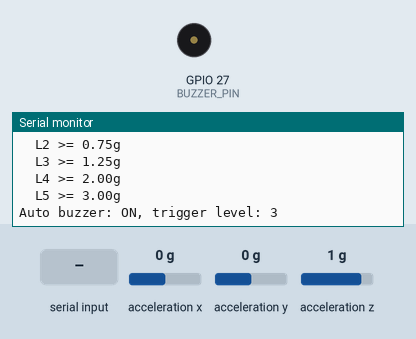
Simulated run of this sketch. Board: ESP32. Shown: buzzer (waves = sounding, pin HIGH), the last lines printed to the serial monitor. Wiring (inferred from the names in the program): ADXL345 accelerometer at I2C address 0x53. The test bench sets the inputs (shaded band); at power-on: acceleration x 0 g, acceleration y 0 g, acceleration z 1 g.

Above: at 2.6 s.
2.7 s: acceleration x set to -1.4 g
At 3.8 s:
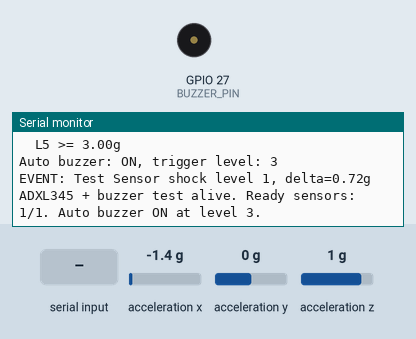
At 5.4 s:
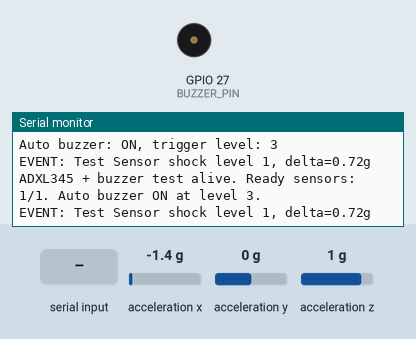
5.7 s: "r\n" received over Serial
7.2 s: "90,45\n" received over Serial
8.7 s: "30,150\n" received over Serial
Timing chart, 0 to 11.2 s (numbered marks = the images above; inputs shaded):
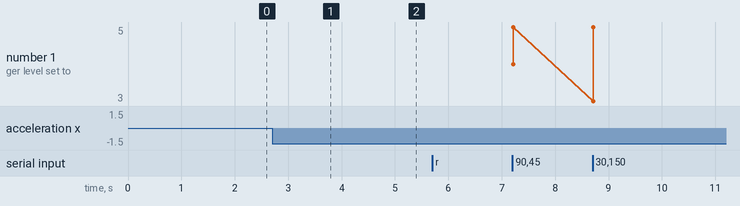

The sketch:

luxlock_adxl345_buzzer_test.ino
```cpp
#include <Wire.h>
#include <math.h>

// ---------------------------------------------------------------------------
// LuxLock single ADXL345 + active buzzer test
// ---------------------------------------------------------------------------
//
// Upload this to an ESP32 when you want to test:
//   1) one ADXL345 vibration sensor
//   2) one active buzzer
//   3) one 2N2222 transistor driver for the buzzer
//
// This sketch does not use Wi-Fi, Firebase, fingerprint, or actuators.
//
// Serial Monitor:
//   Baud: 115200
//   Line ending: New Line
//
// Commands:
//   h = show help
//   i = sensor info
//   s = scan I2C bus
//   d = detect sensor again
//   r = read sensor once
//   l = toggle live readings
//   c = recalibrate baseline
//   b = beep buzzer once
//   a = toggle auto buzzer on vibration events
//   0 = buzzer off
//   1 = buzzer on
//   2 = set auto buzzer trigger to level 2
//   3 = set auto buzzer trigger to level 3
//   4 = set auto buzzer trigger to level 4
//   5 = set auto buzzer trigger to level 5
//
// ADXL345 wiring:
//   VCC -> ESP32 3.3V
//   GND -> ESP32 GND
//   SDA -> ESP32 GPIO21
//   SCL -> ESP32 GPIO22
//   SDO/ALT -> GND for address 0x53, or 3.3V for address 0x1D
//   CS -> optional if your module already works in I2C mode without it;
//         otherwise connect CS to 3.3V.
//
// Active buzzer + 2N2222 wiring:
//   ESP32 GPIO27 -> 1k resistor -> 2N2222 base
//   2N2222 emitter -> GND
//   2N2222 collector -> buzzer negative
//   Active buzzer positive -> 5V
//   Active buzzer negative -> 2N2222 collector
//   Buzzer GND / transistor GND must share ESP32 GND
//
// GPIO27 HIGH turns the transistor on and powers the buzzer.

static const uint32_t SERIAL_BAUD = 115200;

static const int SDA_PIN = 21;
static const int SCL_PIN = 22;
static const int BUZZER_PIN = 27;
static const bool BUZZER_ACTIVE_HIGH = true;

static const uint32_t LIVE_PRINT_MS = 500;
static const uint32_t ALIVE_PRINT_MS = 3000;
static const uint32_t SENSOR_BASELINE_SAMPLES = 80;
static const uint32_t EVENT_COOLDOWN_MS = 1500;
static const uint32_t BUZZER_BEEP_MS = 500;

// Same thresholds used in the LuxLock tamper tests.
static const float LEVEL_1_G = 0.35f;
static const float LEVEL_2_G = 0.75f;
static const float LEVEL_3_G = 1.25f;
static const float LEVEL_4_G = 2.00f;
static const float LEVEL_5_G = 3.00f;

static const uint8_t ADXL345_DEVID = 0x00;
static const uint8_t ADXL345_BW_RATE = 0x2C;
static const uint8_t ADXL345_POWER_CTL = 0x2D;
static const uint8_t ADXL345_DATA_FORMAT = 0x31;
static const uint8_t ADXL345_DATAX0 = 0x32;
static const uint8_t ADXL345_EXPECTED_DEVID = 0xE5;
static const float ADXL345_FULL_RES_G_PER_LSB = 0.0039f;

struct SensorConfig {
  const char *name;
  uint8_t address;
  bool ready;
  float baselineG;
  uint8_t lastEventLevel;
  uint32_t lastEventAt;
};

SensorConfig sensor = {"Test Sensor", 0x53, false, 1.0f, 0, 0};

bool liveReadingsEnabled = false;
bool autoBuzzerEnabled = true;
uint8_t buzzerTriggerLevel = 3;
uint32_t lastLivePrintAt = 0;
uint32_t lastAlivePrintAt = 0;
uint32_t buzzerOffAt = 0;

void setBuzzer(bool on) {
  digitalWrite(
      BUZZER_PIN,
      on == BUZZER_ACTIVE_HIGH ? HIGH : LOW);
}

void beepBuzzer(uint32_t durationMs = BUZZER_BEEP_MS) {
  setBuzzer(true);
  buzzerOffAt = millis() + durationMs;
}

bool writeRegister(uint8_t address, uint8_t reg, uint8_t value) {
  Wire.beginTransmission(address);
  Wire.write(reg);
  Wire.write(value);
  return Wire.endTransmission() == 0;
}

bool readRegisters(
    uint8_t address,
    uint8_t startRegister,
    uint8_t *buffer,
    size_t length) {
  Wire.beginTransmission(address);
  Wire.write(startRegister);
  if (Wire.endTransmission(false) != 0) {
    return false;
  }

  const size_t bytesRead = Wire.requestFrom(
      static_cast<int>(address),
      static_cast<int>(length));
  if (bytesRead != length) {
    return false;
  }

  for (size_t i = 0; i < length; i++) {
    buffer[i] = Wire.read();
  }

  return true;
}

bool readAccelerationG(float &x, float &y, float &z) {
  if (!sensor.ready) {
    return false;
  }

  uint8_t buffer[6] = {0};
  if (!readRegisters(sensor.address, ADXL345_DATAX0, buffer, 6)) {
    return false;
  }

  const int16_t rawX = static_cast<int16_t>((buffer[1] << 8) | buffer[0]);
  const int16_t rawY = static_cast<int16_t>((buffer[3] << 8) | buffer[2]);
  const int16_t rawZ = static_cast<int16_t>((buffer[5] << 8) | buffer[4]);

  x = rawX * ADXL345_FULL_RES_G_PER_LSB;
  y = rawY * ADXL345_FULL_RES_G_PER_LSB;
  z = rawZ * ADXL345_FULL_RES_G_PER_LSB;
  return true;
}

float accelerationMagnitude(float x, float y, float z) {
  return sqrtf((x * x) + (y * y) + (z * z));
}

uint8_t shockLevelForDelta(float deltaG) {
  if (deltaG >= LEVEL_5_G) return 5;
  if (deltaG >= LEVEL_4_G) return 4;
  if (deltaG >= LEVEL_3_G) return 3;
  if (deltaG >= LEVEL_2_G) return 2;
  if (deltaG >= LEVEL_1_G) return 1;
  return 0;
}

bool addressLooksLikeAdxl345(uint8_t address) {
  uint8_t deviceId = 0;
  if (!readRegisters(address, ADXL345_DEVID, &deviceId, 1)) {
    return false;
  }

  return deviceId == ADXL345_EXPECTED_DEVID;
}

bool initAdxl345() {
  uint8_t detectedAddress = 0;
  if (addressLooksLikeAdxl345(0x53)) {
    detectedAddress = 0x53;
  } else if (addressLooksLikeAdxl345(0x1D)) {
    detectedAddress = 0x1D;
  } else {
    Serial.println("Test Sensor: no ADXL345 found at 0x53 or 0x1D");
    return false;
  }

  sensor.address = detectedAddress;

  if (!writeRegister(sensor.address, ADXL345_BW_RATE, 0x0B)) {
    Serial.println("Test Sensor: failed to set data rate");
    return false;
  }

  if (!writeRegister(sensor.address, ADXL345_DATA_FORMAT, 0x0B)) {
    Serial.println("Test Sensor: failed to set data format");
    return false;
  }

  if (!writeRegister(sensor.address, ADXL345_POWER_CTL, 0x08)) {
    Serial.println("Test Sensor: failed to enter measurement mode");
    return false;
  }

  return true;
}

void calibrateSensor() {
  if (!sensor.ready) {
    Serial.println("Test Sensor: skipped calibration because sensor is offline");
    return;
  }

  float totalMagnitude = 0.0f;
  uint32_t samples = 0;

  Serial.println("Test Sensor: calibrating, keep the sensor still...");
  for (uint32_t i = 0; i < SENSOR_BASELINE_SAMPLES; i++) {
    float x = 0.0f;
    float y = 0.0f;
    float z = 0.0f;
    if (readAccelerationG(x, y, z)) {
      totalMagnitude += accelerationMagnitude(x, y, z);
      samples++;
    }
    delay(10);
  }

  if (samples > 0) {
    sensor.baselineG = totalMagnitude / samples;
  }

  Serial.printf(
      "Test Sensor: baseline %.3fg using %lu samples\n",
      sensor.baselineG,
      static_cast<unsigned long>(samples));
}

void scanI2CBus() {
  uint8_t found = 0;

  Serial.println();
  Serial.printf("I2C scan GPIO%d/GPIO%d:", SDA_PIN, SCL_PIN);
  for (uint8_t address = 1; address < 127; address++) {
    Wire.beginTransmission(address);
    if (Wire.endTransmission() == 0) {
      Serial.printf(" 0x%02X", address);
      found++;
    }
  }

  if (found == 0) {
    Serial.print(" no devices found");
  }

  Serial.println();
  Serial.println("Expected ADXL345 address: 0x53 or 0x1D.");
}

void detectSensor(bool calibrateReady) {
  Serial.println();
  Serial.println("Detecting one ADXL345 sensor...");

  sensor.ready = initAdxl345();
  sensor.lastEventLevel = 0;
  sensor.lastEventAt = 0;

  Serial.printf(
      "Test Sensor at 0x%02X: %s\n",
      sensor.address,
      sensor.ready ? "READY" : "OFFLINE");

  if (calibrateReady) {
    calibrateSensor();
  }
}

void printHelp() {
  Serial.println();
  Serial.println("LuxLock ADXL345 + Buzzer Test Commands");
  Serial.println("  h = show this help");
  Serial.println("  i = sensor info");
  Serial.println("  s = scan I2C bus");
  Serial.println("  d = detect sensor again");
  Serial.println("  r = read sensor once");
  Serial.println("  l = toggle live readings");
  Serial.println("  c = recalibrate baseline");
  Serial.println("  b = beep buzzer once");
  Serial.println("  a = toggle auto buzzer on events");
  Serial.println("  0 = buzzer off");
  Serial.println("  1 = buzzer on");
  Serial.println("  2/3/4/5 = set auto buzzer trigger level");
  Serial.println();
  Serial.println("Shock levels:");
  Serial.printf("  L1 >= %.2fg\n", LEVEL_1_G);
  Serial.printf("  L2 >= %.2fg\n", LEVEL_2_G);
  Serial.printf("  L3 >= %.2fg\n", LEVEL_3_G);
  Serial.printf("  L4 >= %.2fg\n", LEVEL_4_G);
  Serial.printf("  L5 >= %.2fg\n", LEVEL_5_G);
  Serial.printf("Auto buzzer: %s, trigger level: %u\n",
                autoBuzzerEnabled ? "ON" : "OFF",
                buzzerTriggerLevel);
  Serial.println();
}

void printSensorInfo() {
  Serial.println();
  Serial.println("Sensor status:");
  Serial.printf(
      "  Test Sensor: %s, address=0x%02X, baseline=%.3fg\n",
      sensor.ready ? "READY" : "OFFLINE",
      sensor.address,
      sensor.baselineG);
  Serial.printf(
      "  Auto buzzer: %s, trigger level: %u\n",
      autoBuzzerEnabled ? "ON" : "OFF",
      buzzerTriggerLevel);
}

void printAliveStatus() {
  Serial.printf(
      "ADXL345 + buzzer test alive. Ready sensors: %u/1. Auto buzzer %s at level %u.\n",
      sensor.ready ? 1 : 0,
      autoBuzzerEnabled ? "ON" : "OFF",
      buzzerTriggerLevel);
}

void printSensorReading() {
  if (!sensor.ready) {
    Serial.println("Test Sensor: OFFLINE");
    return;
  }

  float x = 0.0f;
  float y = 0.0f;
  float z = 0.0f;
  if (!readAccelerationG(x, y, z)) {
    Serial.println("Test Sensor: read failed");
    return;
  }

  const float magnitude = accelerationMagnitude(x, y, z);
  const float deltaG = fabsf(magnitude - sensor.baselineG);
  const uint8_t level = shockLevelForDelta(deltaG);

  Serial.printf(
      "Test Sensor: x=% .2fg y=% .2fg z=% .2fg mag=%.2fg delta=%.2fg level=%u\n",
      x,
      y,
      z,
      magnitude,
      deltaG,
      level);
}

void serviceBuzzer() {
  if (buzzerOffAt != 0 &&
      static_cast<int32_t>(millis() - buzzerOffAt) >= 0) {
    setBuzzer(false);
    buzzerOffAt = 0;
  }
}

void detectEvent() {
  if (!sensor.ready) {
    return;
  }

  float x = 0.0f;
  float y = 0.0f;
  float z = 0.0f;
  if (!readAccelerationG(x, y, z)) {
    return;
  }

  const float magnitude = accelerationMagnitude(x, y, z);
  const float deltaG = fabsf(magnitude - sensor.baselineG);
  const uint8_t level = shockLevelForDelta(deltaG);
  if (level == 0) {
    sensor.lastEventLevel = 0;
    return;
  }

  const uint32_t now = millis();
  const bool cooldownDone = now - sensor.lastEventAt >= EVENT_COOLDOWN_MS;
  const bool levelIncreased = level > sensor.lastEventLevel;
  if (!cooldownDone && !levelIncreased) {
    return;
  }

  sensor.lastEventAt = now;
  sensor.lastEventLevel = level;

  Serial.printf(
      "EVENT: Test Sensor shock level %u, delta=%.2fg\n",
      level,
      deltaG);

  if (autoBuzzerEnabled && level >= buzzerTriggerLevel) {
    Serial.printf(
        "EVENT: buzzer triggered at level %u for %lu ms\n",
        level,
        static_cast<unsigned long>(BUZZER_BEEP_MS));
    beepBuzzer();
  }
}

void setBuzzerTriggerLevel(uint8_t level) {
  if (level < 2) {
    level = 2;
  }
  if (level > 5) {
    level = 5;
  }

  buzzerTriggerLevel = level;
  Serial.printf("Auto buzzer trigger level set to %u.\n", buzzerTriggerLevel);
}

void handleSerialCommand(char command) {
  switch (command) {
    case '\r':
    case '\n':
      return;
    case 'h':
    case 'H':
      printHelp();
      break;
    case 'i':
    case 'I':
      printSensorInfo();
      break;
    case 's':
    case 'S':
      scanI2CBus();
      break;
    case 'd':
    case 'D':
      detectSensor(true);
      printSensorInfo();
      break;
    case 'r':
    case 'R':
      printSensorReading();
      break;
    case 'l':
    case 'L':
      liveReadingsEnabled = !liveReadingsEnabled;
      Serial.printf("Live readings %s.\n", liveReadingsEnabled ? "ON" : "OFF");
      break;
    case 'c':
    case 'C':
      calibrateSensor();
      break;
    case 'b':
    case 'B':
      Serial.println("Manual buzzer beep.");
      beepBuzzer();
      break;
    case 'a':
    case 'A':
      autoBuzzerEnabled = !autoBuzzerEnabled;
      Serial.printf("Auto buzzer %s.\n", autoBuzzerEnabled ? "ON" : "OFF");
      break;
    case '0':
      buzzerOffAt = 0;
      setBuzzer(false);
      Serial.println("Buzzer OFF.");
      break;
    case '1':
      buzzerOffAt = 0;
      setBuzzer(true);
      Serial.println("Buzzer ON.");
      break;
    case '2':
    case '3':
    case '4':
    case '5':
      setBuzzerTriggerLevel(static_cast<uint8_t>(command - '0'));
      break;
    default:
      Serial.printf("Unknown command '%c'. Type h for help.\n", command);
      break;
  }
}

void setup() {
  Serial.begin(SERIAL_BAUD);
  delay(500);

  pinMode(BUZZER_PIN, OUTPUT);
  setBuzzer(false);

  Serial.println();
  Serial.println("LuxLock ADXL345 + active buzzer test booting...");
  Serial.println("No Wi-Fi. No Firebase. One ADXL345 and one transistor-driven buzzer.");

  Wire.begin(SDA_PIN, SCL_PIN);
  Wire.setClock(400000);
  Wire.setTimeOut(50);

  scanI2CBus();
  detectSensor(true);
  printSensorInfo();
  printAliveStatus();
  printHelp();
}

void loop() {
  while (Serial.available() > 0) {
    handleSerialCommand(static_cast<char>(Serial.read()));
  }

  const uint32_t now = millis();

  if (now - lastAlivePrintAt >= ALIVE_PRINT_MS) {
    lastAlivePrintAt = now;
    printAliveStatus();
  }

  if (liveReadingsEnabled && now - lastLivePrintAt >= LIVE_PRINT_MS) {
    lastLivePrintAt = now;
    printSensorReading();
  }

  detectEvent();
  serviceBuzzer();
  delay(20);
}
```

Measured:
- after the input at 2.7 s, the serial monitor: prints a new line at once (image 1)
